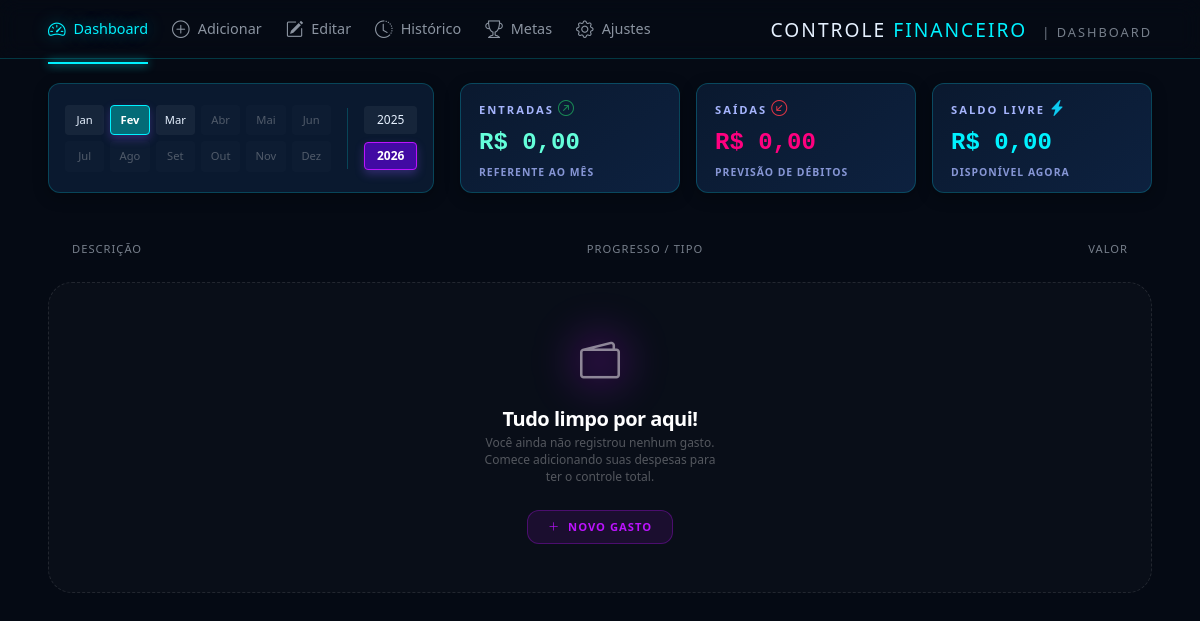
Before: /?mes=2&ano=2026 with the older database file.
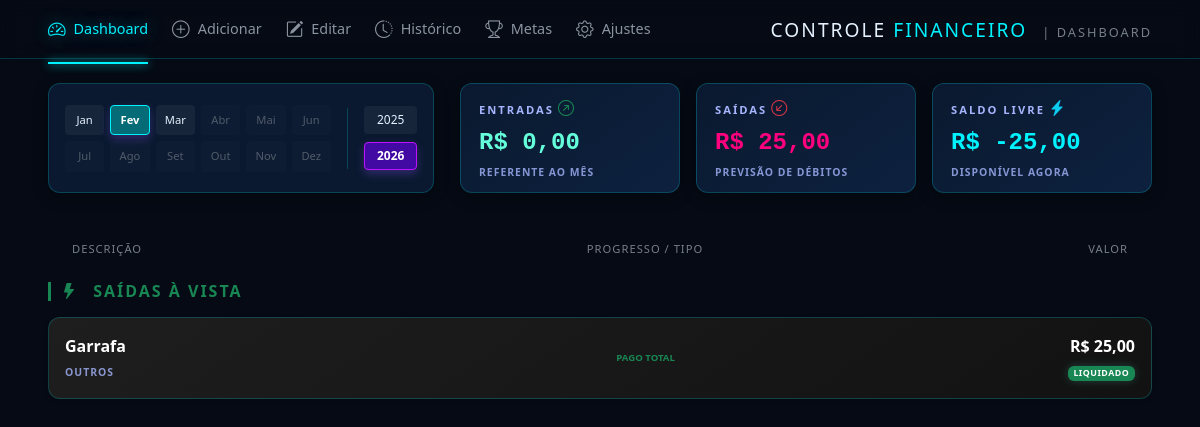
After: the same page with the newer database file.
### app.py (models this page shows)
class Gasto(db.Model):
    id = db.Column(db.Integer, primary_key=True)
    nome = db.Column(db.String(100), nullable=False)
    categoria = db.Column(db.String(50), nullable=False)
    valor_total = db.Column(db.Float, nullable=False) # Valor da Reserva ou Total
    valor_mensal = db.Column(db.Float, nullable=False) # Valor da Parcela
    valor_gasto_real = db.Column(db.Float, default=0.0) # Quanto já usou do envelope
    total_parcelas = db.Column(db.Integer, default=1)
    parcelas_pagas = db.Column(db.Integer, default=0)
    parcelas_reservadas = db.Column(db.Integer, default=0) # Adicione esta linha
    falta_pagar = db.Column(db.Float)
    tipo = db.Column(db.String(20)) # 'Fixo', 'Parcelado' ou 'Unico'
    status = db.Column(db.String(20), default='Pendente')
    mes = db.Column(db.Integer)
    ano = db.Column(db.Integer)

### app.py (the view)
@app.route('/')
def index():
    mes_selecionado = request.args.get('mes', datetime.now().month, type=int)
    ano_selecionado = request.args.get('ano', datetime.now().year, type=int)
    gastos = Gasto.query.filter_by(mes=mes_selecionado, ano=ano_selecionado).all()
    ganhos = Ganho.query.filter_by(mes=mes_selecionado, ano=ano_selecionado).all()
    total_recebido = sum(g.valor for g in ganhos)
    gastos_a_vista = sum(i.valor_total for i in gastos if i.tipo == 'Unico')
    reserva_envelopes = sum(i.valor_total for i in gastos if i.tipo == 'Fixo')
    total_parcelas_comprometidas = 0
    for item in gastos:
        if item.tipo == 'Parcelado':
            quantidade_fora_do_bolso = (item.parcelas_pagas or 0) + (item.parcelas_reservadas or 0)
            total_parcelas_comprometidas += (item.valor_mensal * quantidade_fora_do_bolso)
    total_saidas = gastos_a_vista + reserva_envelopes + total_parcelas_comprometidas
    saldo_real_livre = total_recebido - total_saidas
    return render_template('index.html',
                           gastos=gastos,
                           ganhos=ganhos,
                           saldo=saldo_real_livre,
                           total_entradas=total_recebido,
                           total_saidas=total_saidas,
                           mes_ativo=mes_selecionado,
                           ano_ativo=ano_selecionado,
                           now=datetime.now())

### templates/index.html (shortened to what the changed rows need)
<!DOCTYPE html>
<html lang="pt-br">
<head>
    <link href="https://cdn.jsdelivr.net/npm/bootstrap@5.3.0/dist/css/bootstrap.min.css" rel="stylesheet">
    <link rel="stylesheet" href="https://cdn.jsdelivr.net/npm/bootstrap-icons@1.11.1/font/bootstrap-icons.css">
    <link rel="stylesheet" href="static/css/dashboard.css">
</head>
<body>
    <header class="header-main px-5 py-3">
        <nav class="d-flex justify-content-between align-items-center">
            <div class="titulo-pagina text-end">
                <h2 class="m-0 tracking-widest text-uppercase h4">
                    Controle <span style="color: var(--accent-cyan)">Financeiro</span>
                    <small class="ms-2 opacity-50" style="font-size: 0.8rem;">| Dashboard</small>
                </h2>
            </div>
        </nav>
    </header>
    <section id="dashboard-header" class="px-5 mt-4">
        <div class="d-flex align-items-stretch justify-content-between">
            <div class="painel-meses card p-3">
                <div class="d-flex align-items-center h-100">
                    <div class="meses-grid">
                        {% set nomes = ['Jan', 'Fev', 'Mar', 'Abr', 'Mai', 'Jun', 'Jul', 'Ago', 'Set', 'Out', 'Nov',
                        'Dez'] %}
                        {% set mes_real = now.month %}
                        {% set ano_real = now.year %}
                        {% for i in range(1, 13) %}
                        {% set futuro = (ano_ativo > ano_real) or (ano_ativo == ano_real and i > mes_real) %}
                        {% if futuro %}
                        <span class="btn-mes disabled" style="opacity: 0.3; cursor: not-allowed;">
                            {{ nomes[i-1] }}
                        </span>
                        {% else %}
                        <a href="/?mes={{ i }}&ano={{ ano_ativo }}"
                            class="btn-mes {{ 'active' if mes_ativo == i else '' }}">
                            {{ nomes[i-1] }}
                        </a>
                        {% endif %}
                        {% endfor %}
                    </div>
                </div>
            </div>
            <div class="painel-cards">
                <div class="d-flex gap-3 h-100">
                    <div class=" card card-dashboard card-gastos" style="width: 220px;">
                            <div class="card-header-mini">
                                <span class="label">Saídas</span>
                                <i class="bi bi-arrow-down-left-circle text-danger"></i>
                            </div>
                            <div class="valor" id="gastos">R$ {{ "{:,.2f}".format(total_saidas |
                                default(0)).replace(',','v').replace('.', ',').replace('v', '.') }}</div>
                            <div class="card-footer-mini"
                                style="font-size: 0.65rem; color: #a5b4fc; text-transform: uppercase; letter-spacing: 1px; font-weight: 600; opacity: 0.8;"">Previsão de débitos</div>
                    </div>
                    <div class=" card card-dashboard card-restante" style="width: 220px;">
                                <div class="card-header-mini">
                                    <span class="label">Saldo Livre</span>
                                    <i class="bi bi-lightning-charge-fill text-info"></i>
                                </div>
                                <div class="valor" id="restante">R$ {{ "{:,.2f}".format(saldo |
                                    default(0)).replace(',','v').replace('.', ',').replace('v', '.') }}</div>
                                <div class="card-footer-mini"
                                    style="font-size: 0.65rem; color: #a5b4fc; text-transform: uppercase; letter-spacing: 1px; font-weight: 600; opacity: 0.8;"">Disponível agora</div>
                    </div>
                </div>
            </div>
        </div>
    </section>
    <div id=" itens-lista" class="mt-5 px-5">
                                    <div class="lista-transacoes">
                                        {% set tem_fixo = gastos | selectattr('tipo', 'equalto', 'Fixo') | list | length
                                        > 0 %}
                                        {% set tem_parcelado = gastos | selectattr('tipo', 'equalto', 'Parcelado') |
                                        list | length > 0 %}
                                        {% set tem_avista = gastos | selectattr('tipo', 'ne', 'Fixo') |
                                        selectattr('tipo', 'ne', 'Parcelado') | list
                                        | length > 0 %}
                                        {% if not tem_fixo and not tem_parcelado and not tem_avista %}
                                        <div class="col-12 text-center py-5"
                                            style="background: rgba(255, 255, 255, 0.02); border: 1px dashed rgba(255, 255, 255, 0.1); border-radius: 24px; margin-top: 20px;">
                                            <div class="mb-3 d-inline-block position-relative">
                                                <div
                                                    style="position: absolute; top: 50%; left: 50%; transform: translate(-50%, -50%); width: 60px; height: 60px; background: rgba(188, 19, 254, 0.2); filter: blur(20px); border-radius: 50%; animation: pulse-neon 2s infinite;">
                                                </div>
                                                <i class="bi bi-wallet2 text-white-50"
                                                    style="font-size: 2.5rem; position: relative; z-index: 1;"></i>
                                            </div>
                                            <h5 class="fw-bold text-white mb-1" style="letter-spacing: -0.5px;">Tudo
                                                limpo por aqui!</h5>
                                            <p class="text-white-50 mx-auto"
                                                style="font-size: 0.75rem; max-width: 250px; line-height: 1.4; opacity: 0.6;">
                                                Você ainda não registrou nenhum gasto. Comece adicionando suas despesas
                                                para ter o controle total.
                                            </p>
                                            <a href="/adicionar?mes={{ mes_ativo }}&ano={{ ano_ativo }}"
                                                class="btn btn-sm mt-2"
                                                style="background: rgba(188, 19, 254, 0.1); color: #bc13fe; border: 1px solid rgba(188, 19, 254, 0.3); border-radius: 12px; font-size: 0.7rem; font-weight: 700; padding: 8px 20px; text-transform: uppercase; letter-spacing: 1px;">
                                                <i class="bi bi-plus-lg me-1"></i> Novo Gasto
                                            </a>
                                        </div>
                                        {% else %}
                                        {% if tem_avista %}
                                        <div class="secao-financeira mb-5">
                                            <h4 class="text-success mb-3 h6 fw-bold text-uppercase"
                                                style="letter-spacing: 2px; border-left: 3px solid #198754; padding-left: 10px;">
                                                <i class="bi bi-lightning-fill me-2"></i> Saídas à Vista
                                            </h4>
                                            {% for item in gastos if item.tipo not in ['Fixo', 'Parcelado'] %}
                                            <div class="card p-3 mb-2 bg-dark text-white border-0 shadow-sm"
                                                onclick="abrirDetalhes('{{ item.id }}')"
                                                style="cursor: pointer; border-radius: 12px; background: linear-gradient(145deg, #1e1e1e, #121212);">
                                                <div class="row align-items-center">
                                                    <div class="col-4">
                                                        <strong class="d-block">{{ item.nome }}</strong>
                                                        <small
                                                            style="font-size: 0.65rem; color: #a5b4fc; text-transform: uppercase; letter-spacing: 1px; font-weight: 600; opacity: 0.8;">
                                                            {{ item.categoria }}
                                                        </small>
                                                    </div>
                                                    <div class="col-5 text-center">
                                                        <small class="text-success fw-bold d-block"
                                                            style="font-size: 0.6rem;">PAGO TOTAL</small>
                                                    </div>
                                                    <div class="col-3 text-end">
                                                        <div class="fw-bold" style="font-size: 1rem;">R$ {{
                                                            "{:,.2f}".format(item.valor_mensal).replace('.', ',') }}
                                                        </div>
                                                        {% if item.status == 'Pago' %}
                                                        <span class="badge bg-success"
                                                            style="font-size: 0.55rem; text-transform: uppercase; letter-spacing: 0.5px; box-shadow: 0 0 10px rgba(100, 255, 218, 0.2);">
                                                            Liquidado
                                                        </span>
                                                        {% endif %}
                                                    </div>
                                                </div>
                                            </div>
                                            {% endfor %}
                                        </div>
                                        {% endif %}
                                        {% endif %}
                                    </div>
                                </div>
</body>
</html>

Changed rows visible on the page:
added Gasto: nome "Garrafa", categoria "OUTROS", valor_mensal "25,00", status "LIQUIDADO"
Other visible differences:
text no longer shown: "0,00 0,00 Tudo limpo por aqui! Você ainda não registrou nenhum gasto. Comece adicionando suas despesas para ter o controle total. NOVO GASTO"
text now shown: "25,00 -25,00 SAÍDAS À VISTA"
